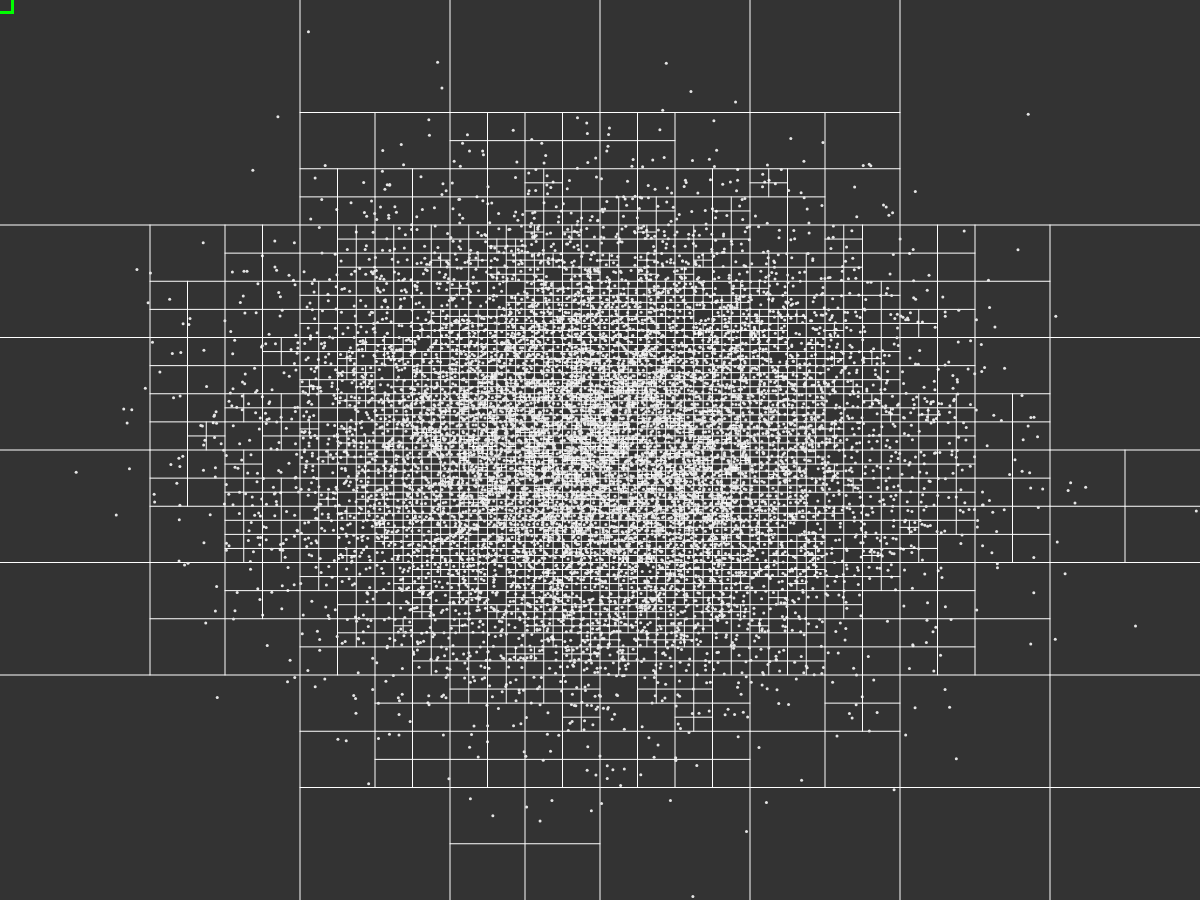
Frame 1 (no input)
Frame 60 (no input): identical to frame 1, image omitted
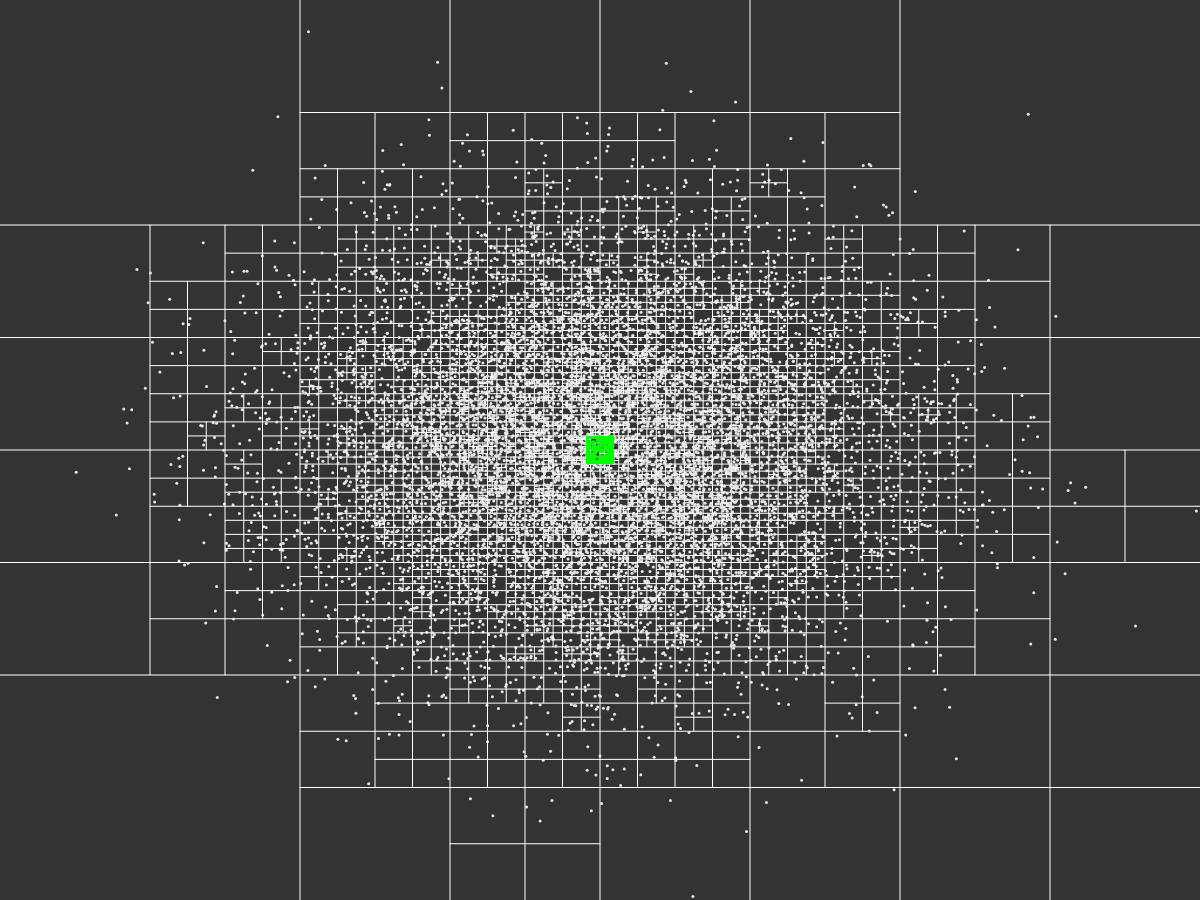
Frame 120 (the mouse pressed at the canvas centre since frame 60)

The p5.js sketch that drew these frames (run headless with seeded random() and noise() and a simulated clock; from frame 60 on, the mouse is pressed at the canvas centre):

// p5.js sketch
// ── sketch.js

function setup() {
    createCanvas(document.body.offsetWidth, document.documentElement.clientHeight - 100);
    quadTree = new QuadTree(new Bound(0, 0, width, height));
    for (var i = 0; i < 10000; i++) {
        p = new Point(randomGaussian(width / 2, width / 8),
            randomGaussian(height / 2, height / 8));
        quadTree.insert(p);
    }
    noCursor();
} 

function draw() {
    background(51);

    if (mouseIsPressed == true) {
        if (mouseButton == LEFT) {
            p = new Point(mouseX, mouseY);
            quadTree.insert(p);
        }
    }
    quadTree.draw();
    fill(0,0,0,0);
    var pointsInRec = [];
    rangeMouse = new Bound(mouseX, mouseY, 25, 25);
    rangeMouse.x -= rangeMouse.w / 2;
    rangeMouse.y -= rangeMouse.h / 2;
    count = 0;
    quadTree.getPointsInRange(rangeMouse, pointsInRec);
    //print(count);
    stroke(0, 255, 0);
    rect(rangeMouse.x, rangeMouse.y, rangeMouse.w, rangeMouse.h);
    for (var p of pointsInRec) {

        strokeWeight(5);
        point(p.x, p.y);
    }


    //rect(100, 100, 100, 100);
    //bnd = new Bound(100, 100, 100, 100);
    //if (bnd.intersects(rangeMouse)) {
    //    stroke(255, 255, 0);
    //    rect(100, 100, 100, 100);
    //}


    //ellipse(mouseX, mouseY, 8, 8);
}

function windowResized() {
    resizeCanvas(document.body.offsetWidth, document.documentElement.clientHeight - 100);
}
// ── Quadtree.js
class Point {
    constructor(x, y) {
        this.x = x;
        this.y = y;
    }
}
class Bound {
    constructor(x, y, w, h) {
        this.x = x;
        this.y = y;
        this.w = w;
        this.h = h;
    }
    containsPoint(point) {
        return ((point.x - this.x) * (point.x - this.x - this.w) < 0
            && (point.y - this.y) * (point.y - this.y - this.h) < 0)
    }
    intersects(rangeP) {
        return !(this.x >= rangeP.x + rangeP.w ||
            this.x + this.w <= rangeP.x ||
            this.y >= rangeP.y + rangeP.h ||
            this.y + this.h <= rangeP.y);
    }
}
class QuadTree {
    constructor(bound) {
        this.points = [];
        this.bound = bound;
        this.bounded = false;
    }
    boundify() {
        this.Quad_TL = new QuadTree(new Bound(this.bound.x, this.bound.y, this.bound.w / 2, this.bound.h / 2));
        this.Quad_TR = new QuadTree(new Bound(this.bound.x + this.bound.w / 2, this.bound.y, this.bound.w / 2, this.bound.h / 2));
        this.Quad_BR = new QuadTree(new Bound(this.bound.x + this.bound.w / 2, this.bound.y + this.bound.h / 2, this.bound.w / 2, this.bound.h / 2));
        this.Quad_BL = new QuadTree(new Bound(this.bound.x, this.bound.y + this.bound.h / 2, this.bound.w / 2, this.bound.h / 2));
        this.bounded = true;
    }
    insert(point) {
        if (!this.bound.containsPoint(point)) {
            return;
        }
        if (this.points.length < 4
            /*|| this.bound.h<10*/) {
            this.points.push(point);
        }
        else {
            if (!this.bounded) {
                this.boundify();
            }
            this.Quad_TL.insert(point);
            this.Quad_TR.insert(point);
            this.Quad_BR.insert(point);
            this.Quad_BL.insert(point);

        }
    }

    getPointsInRange(boundry, pointsInRange) {
        //count++;
        if (!this.bound.intersects(boundry)) {
            return;
        }
        else {
            for (var p of this.points) {
                //count++;
                if (boundry.containsPoint(p)) {
                    pointsInRange.push(p);
                }
            }
            if (this.bounded) {
                this.Quad_TL.getPointsInRange(boundry, pointsInRange);
                this.Quad_TR.getPointsInRange(boundry, pointsInRange);
                this.Quad_BL.getPointsInRange(boundry, pointsInRange);
                this.Quad_BR.getPointsInRange(boundry, pointsInRange);
            }
        }
    }
    draw() {
        for (var poi of this.points) {
            strokeWeight(3);
            stroke(230);
            point(poi.x, poi.y);
        }
        if (this.bounded) {
            strokeWeight(1);
            stroke(255);
            line(this.bound.x + this.bound.w / 2,
                this.bound.y,
                this.bound.x + this.bound.w / 2,
                this.bound.y + this.bound.h
            );
            line(this.bound.x,
                this.bound.y + this.bound.h / 2,
                this.bound.x + this.bound.w,
                this.bound.y + this.bound.h / 2
            );
            this.Quad_TL.draw();
            this.Quad_TR.draw();
            this.Quad_BR.draw();
            this.Quad_BL.draw();
        }
    }
}
